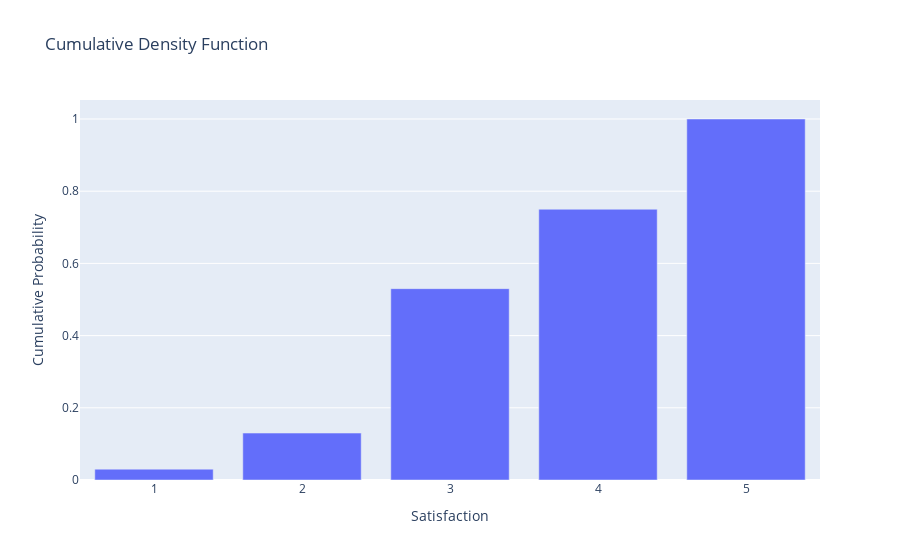

The cell this chart's notebook holds for it:
### Code cell
figCumulativeSatisfaction = px.bar(CountSatisfaction, x = "Satisfaction", y = "Cumulative Probability", title="Cumulative Density Function")
figCumulativeSatisfaction.show()

### Figure 1 — Plotly figure (JSON) as saved in the notebook; plotly's stock layout.template omitted (floating-point values rounded to 4 significant figures)
{"data": [{"hovertemplate": "Satisfaction=%{x}<br>Cumulative Probability=%{y}<extra></extra>", "legendgroup": "", "marker": {"color": "#636efa", "pattern": {"shape": ""}}, "name": "", "orientation": "v", "showlegend": false, "textposition": "auto", "type": "bar", "x": [1, 2, 3, 4, 5], "xaxis": "x", "y": [0.03, 0.13, 0.53, 0.75, 1.0], "yaxis": "y"}], "layout": {"barmode": "relative", "legend": {"tracegroupgap": 0}, "title": {"text": "Cumulative Density Function"}, "xaxis": {"anchor": "y", "domain": [0, 1], "title": {"text": "Satisfaction"}}, "yaxis": {"anchor": "x", "domain": [0, 1], "title": {"text": "Cumulative Probability"}}}}
